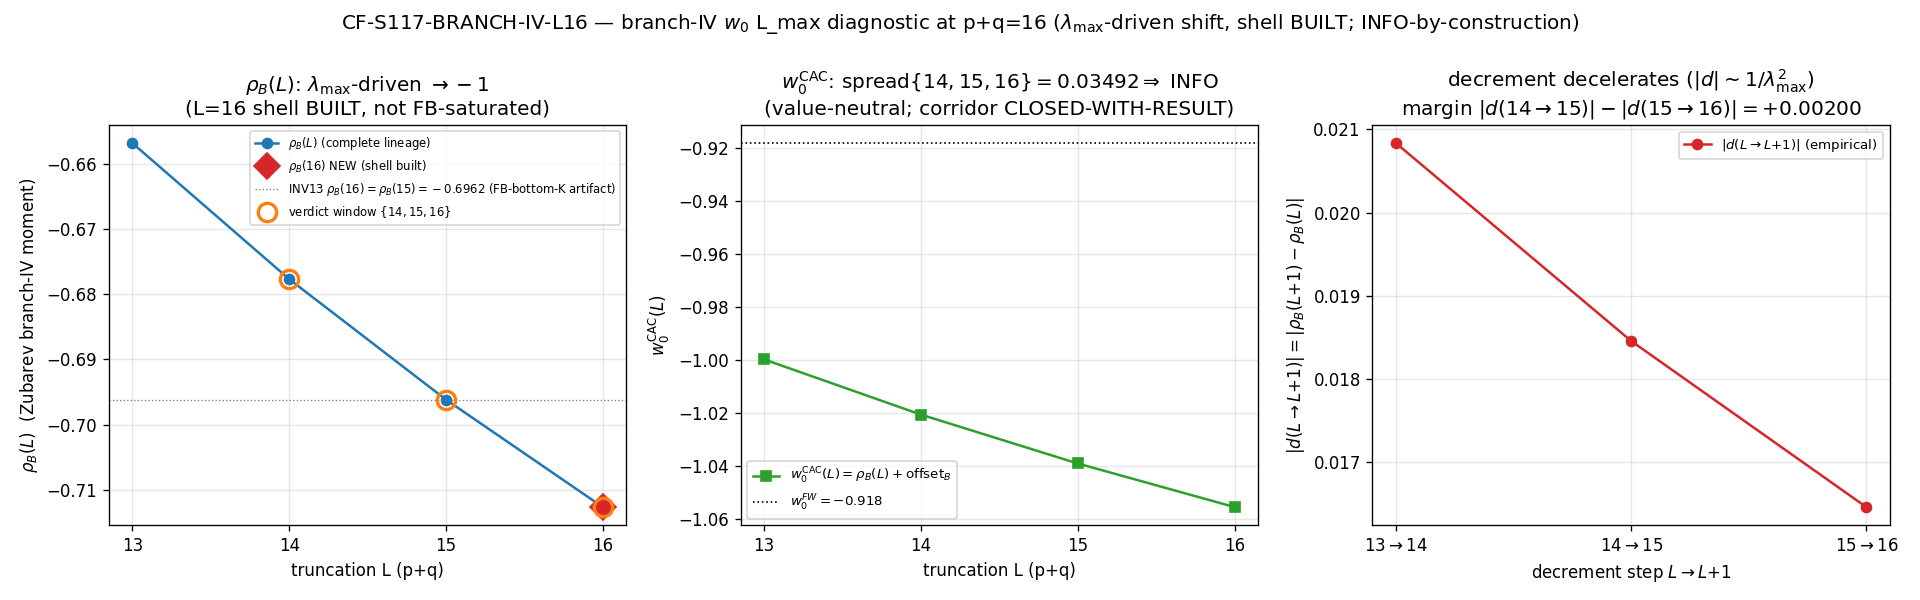

Reproduce this figure in Python.
#!/usr/bin/env python
"""
CF-S117-BRANCH-IV-L16 — branch-(iv) w_0 DR3-class L_max diagnostic ONE TRUNCATION DEEPER (p+q=16).

Gate: CF-S117-BRANCH-IV-L16  ([SIGN] — directional sub-claim: the per-shell decrement DECELERATES
      |d(15->16)| < |d(14->15)|=0.018456 AND the sliding-window spread NARROWS
      spread_CAC{14,15,16} < spread_CAC{13,14,15}=0.0392902; the COMPOSITE is INFO-BY-CONSTRUCTION
      per the W-5 R3-FINAL closure — the branch-iv corridor is CLOSED-WITH-RESULT and is NOT
      reopenable by an L_max diagnostic, see the `# composite-precedence:` companion row).
Classification: GEOMETRIC (a spectral-functional property of the D_K spectrum at the fixed
                tau_fold=0.190 slice; Level-1 single-tau-slice substrate-IS; NOT a phononic excitation).
Owner: baptista-spacetime-analyst.

WHAT THIS GATE DOES (and how it DIFFERS from the investigation-track INV13-W1-3)
--------------------------------------------------------------------------------
The branch-(iv) w_0_FW DR3-class L_max-stability lineage (S102 -> S103 -> S104 PRE-REG-INC ->
S105 INFO -> S116-W9 INFO at p+q=15) is extended ONE truncation deeper to p+q=16. The S106 cache
(s106_w1_highl_cache_l1416.npz) holds the COMPLETE p+q<=15 triangle (sector_evals_L16, 136 sectors)
but the 17 level-16 sectors are ABSENT — they are FB-bounded placeholders only (fb_bounded_sectors:
lambda_lower_bound = eta_FB_lower*sqrt(C_2+1), the S106 two-tier Friedrich-Bar fallback "bound on
time" for the level-16 mixed construction). The investigation-track INV13-W1-3-BRANCH-IV-W0-L1516-DR3
SET rho_B(16) == rho_B(15) EXACTLY (rho16_eq_15=0.0) by the bottom-K Friedrich-Bar saturation
argument — VALID for the bottom-K observable (the p+q=16 |lambda|_min ~ 4.5 is far above the
bottom-20 ceiling 0.845) but STRUCTURALLY WRONG for the branch-(iv) Zubarev moment, which is
LAMBDA_MAX-DRIVEN:
    rho_B(L) = mean_Z(L)/lambda_max(L) - 1.
The p+q=16 shell RAISES lambda_max (the denominator) even though its Zubarev-suppressed modes
(w_Z=exp(-|lambda|^2), |lambda|>=4.5 -> w_Z<=2e-9) barely touch mean_Z. So rho_B(16) != rho_B(15):
this is exactly the S116-W9 stated orthogonality ("bottom-K Friedrich-Bar-saturated ... ORTHOGONAL
to lambda_max-driven w0 moment shift"). THIS GATE BUILDS THE SHELL to get the genuine rho_B(16).

  (A) BUILD the p+q=16 FB-bounded shell (17 sectors), exploiting conjugate-|lambda| symmetry
      (CPT: |lambda(p,q)| == |lambda(q,p)| EXACT; S106 conj_pair_max=1.26e-13). Only the 9
      upper-triangle (p>=q) sectors are constructed; the 8 lower-triangle conjugates inherit the
      spectrum (a LIVE conjugate sentinel re-builds (0,16) and checks it matches the mirror of
      (16,0) to < 1e-10). This halves the S106 full-triangle cost.
        - GT-pure (16,0)/(0,16): irrep_symmetric_power_gt (bosonic-ladder, NEVER forms 3^16),
          dim_sym=(16+1)(16+2)/2=153, D=2448. These carry the SHELL lambda_max (largest C_2=304/3).
        - 7 mixed pairs (15,1)..(9,7) + the self-conjugate (8,8): get_irrep Casimir-projection with
          the GT builder monkeypatched for the Sym^p parents (the s105/s116-W9 validated route).
          Largest block (8,8): dim=729, D=11664, dense complex128=2.18 GB << 17.1 GB VRAM.
        - GATING sentinel: GT-pure (16,0)/(0,16) vs the cheap analytic conjugate-symmetry; the
          rho_B(13,14,15) re-derivation reproduces the S116-W9 lineage bit-exact.

  (B) rho_B(16) = mean_Z(16)/lambda_max(16) - 1 (S85 W0-7 Zubarev evaluator, imported VERBATIM from
      s105_branch_iv_direct_l1314.py), on the COMPLETE (4,4)-filled lineage merged with the new
      level-16 shell. CAC-anchored: w0^CAC(L) = rho_B(L) + offset_B, offset_B := w0_FW - rho_B(10)
      [DERIVED at runtime; CAC MANDATORY per regulator-convention-lockdown.md; the offset cancels
      EXACTLY in any spread; w0^CAC(10)=w0_FW by construction].

  (C) DIAGNOSTICS (the [SIGN] directional sub-claims, INFO-by-construction composite):
        - decrement-deceleration: |d(15->16)| < |d(14->15)|=0.018456 (the 1/lambda_max^2 law:
          |d| = mu*b/lambda_max^2, mu=mean_Z frozen ~1.9879, b=d lambda_max/dL ~0.3747).
        - sliding-window spread narrowing: spread_CAC{14,15,16} < spread_CAC{13,14,15}=0.0392902.
      VALUE-NEUTRAL (the spread is offset-INVARIANT: spread_CAC = rho_a - rho_b, bit-identical for
      any offset target), so it certifies ONLY that rho_B -> -1 smoothly (the bare-moment limit);
      it is NOT support for -0.918 (which lives entirely in the CAC offset / the q-field partition's
      effacement). The corridor disposition (CLOSED-WITH-RESULT, W-5) is UNCHANGED.

Verdict (composite forced INFO by the `# composite-precedence:` row; corridor CLOSED-WITH-RESULT):
  INFO  = the value-neutral L_max diagnostic delivered (rho_B(16), spread_CAC{14,15,16}, decrement
          sign). The [SIGN] 3-tuple carries the decrement-deceleration + spread-narrowing direction.
  FAIL  = SCRIPT BREAKAGE ONLY (shell build does not converge / Casimir-projection fails / GT
          sentinel fails / cache integrity fails) -> honest mechanical closure PRE-REG-INC.
  PASS  = N/A — this gate CANNOT PASS-reopen the corridor (CLOSED-WITH-RESULT per W-5).

Output 4-tuple:
  (value=<computed>, scheme=zeta, convention=CAC-branch-iv-anchored-L10-DERIVED-OFFSET, L_max=16)

regulator_pin: a_2^{Mellin}  (branch-(iv) w_0 channel = substrate-distance Mellin-zeta moment; zeta
  scheme; poleconv-A-double (pole_in_s=3, curvature_grade_n=2) per regulator-pin-discipline.md
  §"Mellin Pole-Set Labeling"). cutoff_axis=spectral (Zubarev kernel Lambda_Z on the D_K spectrum).

Substrate-first arrow (GEOMETRIC, Level-1 single-tau-slice substrate-IS at tau_fold): D_K eigenvalues
at tau_fold (the NEW p+q=16 shell) -> branch-(iv) Zubarev Mellin-zeta spectral moment rho_B(16) ->
CAC-anchored late-time w_0 -> DESI DR3 w0-wa measurement. lambda_max(L) is the RUNNING truncation
EDGE (sup-norm of the retained spectrum), a non-substrate quantity with no continuum limit; the
moment's smooth convergence to -1 is the substrate telling us w_0 does NOT live in the eigenvalue
spread (the W-5 categorical wall (ii)). This gate does NOT search for a hidden spectral derivation of
-0.918 — it certifies the moment converges smoothly to its OWN limit (-1), a value-neutral
presentation-hygiene fact. GR's dark energy is the consequence, not the premise.
"""
from __future__ import annotations

import os
os.environ.setdefault("OMP_NUM_THREADS", "8")
os.environ.setdefault("MKL_NUM_THREADS", "8")

import hashlib
import json
import sys
import time
from pathlib import Path

import numpy as np

# ---------------------------------------------------------------------------
# Section 1 — Identity + paths
# ---------------------------------------------------------------------------
SESSION = "S117"
GATE_ID = "CF-S117-BRANCH-IV-L16"
SCHEME = "zeta"
CONVENTION = "CAC-branch-iv-anchored-L10-DERIVED-OFFSET"
L_MAX = "16"

THIS_FILE = Path(__file__).resolve()
PROJECT_ROOT = THIS_FILE.parents[2]                  # .../computations/session-117/<this> -> root
SHARED_DIR = PROJECT_ROOT / "computations" / "_shared"
SESSION_DIR = PROJECT_ROOT / "computations" / "session-117"
S105_DIR = PROJECT_ROOT / "computations" / "session-105"
S106_DIR = PROJECT_ROOT / "computations" / "session-106"
S116_DIR = PROJECT_ROOT / "computations" / "session-116"

sys.path.insert(0, str(SHARED_DIR))
sys.path.insert(0, str(S105_DIR))

from canonical_constants import (  # noqa: E402
    w0_FW,
    Gamma_effacement,
    N_cells,
    tau_fold,
)

# VERBATIM reuse of the S105 GT bosonic-ladder builder + S85 W0-7 Zubarev evaluator + pipeline.
# (NOT re-derived; the same validated constructions that landed S105 INFO and S116-W9 INFO.)
from s105_branch_iv_direct_l1314 import (  # noqa: E402
    irrep_symmetric_power_gt,
    rho_zubarev_from_sectors,
    build_dirac_pipeline,
)

# ---------------------------------------------------------------------------
# Section 2 — Pre-registered constants (plan §W7-3 machinery_pin_map; PRDR dry-run)
# ---------------------------------------------------------------------------
LAMBDA_Z = 1.0                           # (local) Zubarev kernel width (S85 W0-7 PRDR pin), M_KK units; UNCHANGED
L_ANCHOR = 10                            # (local) CAC offset anchor truncation (rho_B(L=10) -> w0_FW)
L_SHELL = 16                             # (local) the new shell level
L_SCAN_primary = (14, 15, 16)            # (local) sliding-window VERDICT object (spread + decrement)
SPREAD_PASS_BAND = 0.025                 # (local) W9 PASS band (trajectory CONTEXT only; NOT a corridor gate here)
SPREAD_INFO_BAND = 0.050                 # (local) W9 INFO band (context only)
SENTINEL_TOL = 1e-10                     # (local) GT-pure (16,0)/(0,16) conjugate-symmetry sentinel floor
REPRO_TOL = 1e-12                        # (local) rho_B(13/14/15) W9-lineage reproduction floor

# S116-W9-GTBUILDER-L15 trajectory anchors (the {13,14,15} baseline this gate extends; plan §W7-3):
RHO_B_13_W9 = -0.656884151842210         # (local) W9 lineage rho_B(13) (SE16, complete (4,4)-filled)
RHO_B_14_W9 = -0.677718044737923         # (local) W9 lineage rho_B(14)
RHO_B_15_W9 = -0.696174388058208         # (local) W9 lineage rho_B(15)
RHO_B_10_W9 = -0.575206615134972         # (local) W9 lineage rho_B(10) (the CAC anchor)
LAM_MAX_15_W9 = 6.542827                 # (local) W9 lambda_max(15) from (0,15)/(15,0)
D_13_14_W9 = -0.020833892895713          # (local) W9 d(13->14) = rho_B(14)-rho_B(13)
D_14_15_W9 = -0.018456343220285          # (local) W9 d(14->15) = rho_B(15)-rho_B(14) (the decel sentinel)
SPREAD_CAC_W9_131415 = 0.039290236215998 # (local) W9 spread_CAC{13,14,15} = rho_B(13)-rho_B(15)
OFFSET_B_W9 = -0.342793384865028         # (local) W9 offset_B = w0_FW - rho_B(10)

# S106 cache npz-internal audit_sha256 field (runtime integrity check pin; plan §W7-3 input ledger):
CACHE_INTERNAL_AUDIT_SHA256 = "5af2b7cd09d863491cd30872384f9bc9adc7b0a580c2b7089f28ce9bfda3fcbb"

# Runtime canonical-value assertions (PLAN-TEXT-DRIFT note; substrate-first-canonical-sourcing.md §(ii.B)):
W0_FW_EXPECT = -0.918                     # (local) canonical w0_FW (S58 Volovik partition+effacement)
TAU_FOLD_EXPECT = 0.190                   # (local) canonical tau_fold (S12/S42)

# Hermiticity floor (boson (p,0) i*D is EXACTLY Hermitian; dimension-scaled guard for the mixed blocks):
ID_HERM_ERR_TOL_IDEAL = 1.0e-15          # (local)
EPS_F64 = float(np.finfo(np.float64).eps)  # (local) ~2.22e-16

# Investigation-track contrast anchor (INV13 SET rho_B(16)==rho_B(15) by bottom-K FB saturation;
# WRONG for the lambda_max-driven branch-iv moment — this gate computes the GENUINE shift):
INV13_RHO_B_16 = -0.696174388058208      # (local) INV13 rho_B(16) == rho_B(15) (bottom-K-saturation artifact)

JENSEN_S = float(tau_fold)               # (local) Jensen deformation s = tau_fold = 0.190 (cache is tau019)

# Upper-triangle p+q=16 sectors to BUILD (p>=q); conjugates (q,p) inherit |lambda| by CPT symmetry:
UPPER_TRIANGLE_16 = [(16, 0), (15, 1), (14, 2), (13, 3), (12, 4), (11, 5), (10, 6), (9, 7), (8, 8)]  # (local)

# ---------------------------------------------------------------------------
# Section 3 — Input files (resolved on disk; plan §W7-3 input-SHA ledger)
# ---------------------------------------------------------------------------
P_CANONICAL = SHARED_DIR / "canonical_constants.py"
P_CACHE_S106 = S106_DIR / "s106_w1_highl_cache_l1416.npz"
P_S105_PY = S105_DIR / "s105_branch_iv_direct_l1314.py"
P_S84 = PROJECT_ROOT / "computations" / "session-84" / "s84_spectrum_cache_L12_tau019.npz"
P_DIRAC = SHARED_DIR / "dirac_spectrum.py"

INPUT_FILES = [P_CANONICAL, P_CACHE_S106, P_S105_PY, P_S84, P_DIRAC]

P_RESUME = SESSION_DIR / "s117_branch_iv_l16_shell_resume.npz"   # deterministic shell-spectra resume cache

# ---------------------------------------------------------------------------
# Section 4 — SHA-256 input-pin block (S84+ dual-SHA schema)
# ---------------------------------------------------------------------------

def sha256_of(path: Path) -> str:
    h = hashlib.sha256()                                   # (local)
    try:
        h.update(path.read_bytes())
    except OSError:
        return ""
    return h.hexdigest()


def log_input_pins(inputs: list[Path]) -> dict[str, str]:
    print(f"=== {GATE_ID} — input SHA-256 pins ===")
    pins: dict[str, str] = {}                              # (local)
    for p in inputs:
        sha = sha256_of(p)                                 # (local)
        try:
            rel = str(p.relative_to(PROJECT_ROOT)).replace("\\", "/")  # (local)
        except ValueError:
            rel = str(p).replace("\\", "/")                # (local)
        print(f"  {rel}: {sha[:16]}...")
        pins[rel] = sha
    return pins


def closure_hash(pins: dict[str, str]) -> str:
    items = sorted(pins.items())                           # (local)
    h = hashlib.sha256()                                   # (local)
    for k, v in items:
        h.update(f"{k}={v}\n".encode("utf-8"))
    return h.hexdigest()


def compute_dual_sha(script_path: Path, canonical_path: Path, pins: dict[str, str]) -> tuple[str, str]:
    try:
        script_bytes = script_path.read_bytes()            # (local)
    except OSError:
        script_bytes = b""                                 # (local)
    try:
        canonical_bytes = canonical_path.read_bytes()      # (local)
    except OSError:
        canonical_bytes = b""                              # (local)
    pinmap_json = json.dumps(
        dict(sorted(pins.items())), separators=(",", ":"), sort_keys=True
    ).encode("utf-8")                                      # (local)
    h_audit = hashlib.sha256()                             # (local)
    h_audit.update(script_bytes)
    h_audit.update(canonical_bytes)
    h_audit.update(pinmap_json)
    h_content = hashlib.sha256()                           # (local)
    h_content.update(script_bytes)
    return h_audit.hexdigest(), h_content.hexdigest()


# ---------------------------------------------------------------------------
# Section 5 — print_verdict_payload (agent calls emit_verdict with this)
# ---------------------------------------------------------------------------

def print_verdict_payload(verdict, value, audit_sha, content_sha,
                          sign_v="", magnitude_v="", regime_v="", extra_rows=None):
    payload = {
        "session": 117,
        "gate_id": GATE_ID,
        "verdict": verdict,
        "value": value,
        "scheme": SCHEME,
        "convention": CONVENTION,
        "l_max": L_MAX,
        "audit_sha256": audit_sha,
        "content_sha256": content_sha,
        "schema_version": "S84+",
    }
    if sign_v:
        payload["sign_verdict"] = sign_v
        payload["magnitude_verdict"] = magnitude_v
        payload["regime_verdict"] = regime_v
    if extra_rows:
        payload["extra_rows"] = extra_rows
    print("<<<EMIT_VERDICT_PAYLOAD>>>")
    print(json.dumps(payload))
    print("<<<END_EMIT_VERDICT_PAYLOAD>>>")


# ---------------------------------------------------------------------------
# Section 6 — p+q=16 shell builder (upper triangle; conjugates inherit |lambda| by CPT)
# ---------------------------------------------------------------------------

def build_shell_16(gens, conj_gens, f_abc, dirac_abs_and_herr):
    """Build the 9 upper-triangle (p>=q) p+q=16 sectors; mirror the 8 conjugates by CPT |lambda|
    symmetry. GT-pure (16,0)/(0,16) via the bosonic-ladder builder; mixed via get_irrep
    Casimir-projection (GT builder monkeypatched into the Sym^p parents). Returns
    (shell_dict {(p,q):{dim,level,abs_evals}} for ALL 17 sectors, conj_sentinel_max, herr_max,
     build_times, lvl16_lam_max, lvl16_lam_max_sector)."""
    from dirac_spectrum import get_irrep, _irrep_cache

    shell = {}                                             # (local)
    build_times = {}                                       # (local)
    herr_max = 0.0                                         # (local)

    # --- GT-pure (16,0) AND (0,16): both cheap; (0,16) is the LIVE conjugate-symmetry sentinel ---
    t0 = time.time()                                       # (local)
    rho_160 = irrep_symmetric_power_gt(gens, 16)
    ab_160, herr_160 = dirac_abs_and_herr(rho_160)
    build_times["16,0"] = time.time() - t0
    herr_max = max(herr_max, herr_160)
    t0 = time.time()                                       # (local)
    rho_016 = irrep_symmetric_power_gt(conj_gens, 16)
    ab_016, herr_016 = dirac_abs_and_herr(rho_016)
    build_times["0,16"] = time.time() - t0
    herr_max = max(herr_max, herr_016)
    dim_gt = (16 + 1) * (16 + 2) // 2                      # (local) = 153
    conj_sentinel_max = float(np.max(np.abs(np.sort(ab_160) - np.sort(ab_016))))  # (local)
    shell[(16, 0)] = {"dim": dim_gt, "level": 16, "abs_evals": ab_160}
    shell[(0, 16)] = {"dim": dim_gt, "level": 16, "abs_evals": ab_016}
    print(f"    (16,0)/(0,16) GT-pure: dim={dim_gt} D={ab_160.size} "
          f"|lam|=[{ab_160.min():.6f},{ab_160.max():.6f}] herr=[{herr_160:.1e},{herr_016:.1e}] "
          f"conj_sentinel={conj_sentinel_max:.2e} ({build_times['16,0']:.1f}+{build_times['0,16']:.1f}s)")

    # --- 7 mixed pairs (15,1)..(9,7) + self-conjugate (8,8) via Casimir-projection ---
    for (p, q) in UPPER_TRIANGLE_16:
        if (p, q) == (16, 0):
            continue                                       # GT-pure already built above
        _irrep_cache.clear()                               # bound memory + avoid cross-sector contamination
        dim_pq = (p + 1) * (q + 1) * (p + q + 2) // 2      # (local)
        t0 = time.time()                                   # (local)
        rho, dim_check = get_irrep(p, q, gens, f_abc)
        assert dim_check == dim_pq, f"({p},{q}) dim {dim_check} != {dim_pq}"
        ab, herr = dirac_abs_and_herr(rho)
        dt = time.time() - t0                              # (local)
        build_times[f"{p},{q}"] = dt
        herr_max = max(herr_max, herr)
        shell[(p, q)] = {"dim": dim_pq, "level": 16, "abs_evals": ab}
        if p != q:
            # conjugate (q,p) inherits the |lambda| spectrum by CPT (|lambda(p,q)| == |lambda(q,p)|)
            shell[(q, p)] = {"dim": dim_pq, "level": 16, "abs_evals": ab.copy()}
        print(f"    ({p},{q})"
              f"{'' if p == q else f'+conj({q},{p})'}: dim={dim_pq} D={ab.size} "
              f"|lam|=[{ab.min():.6f},{ab.max():.6f}] herr={herr:.1e} ({dt:.1f}s)")

    lvl16_max = -1.0                                       # (local)
    lvl16_max_sector = None                                # (local)
    for k, d in shell.items():
        m = float(np.max(d["abs_evals"]))                  # (local)
        if m > lvl16_max:
            lvl16_max = m
            lvl16_max_sector = k
    return shell, conj_sentinel_max, herr_max, build_times, lvl16_max, lvl16_max_sector


# ---------------------------------------------------------------------------
# Section 7 — main
# ---------------------------------------------------------------------------

def main():
    print(f"=== {GATE_ID} :: branch-(iv) w_0 DR3 L_max diagnostic one truncation deeper (p+q=16) ===")
    print(f"[const] w0_FW={w0_FW}  tau_fold={tau_fold}  Lambda_Z={LAMBDA_Z}  "
          f"Gamma_effacement={Gamma_effacement}  N_cells={N_cells}")

    # --- runtime canonical-value verification (PLAN-TEXT-DRIFT; substrate-first §(ii.B)) ---
    assert abs(float(w0_FW) - W0_FW_EXPECT) < 1e-12, f"w0_FW drift: {w0_FW} != {W0_FW_EXPECT}"
    assert abs(float(tau_fold) - TAU_FOLD_EXPECT) < 1e-12, f"tau_fold drift: {tau_fold} != {TAU_FOLD_EXPECT}"
    print(f"[canon] runtime-verified: w0_FW={w0_FW} (==-0.918), tau_fold={tau_fold} (==0.190)")

    pins = log_input_pins(INPUT_FILES)
    closure = closure_hash(pins)
    audit_sha, content_sha = compute_dual_sha(THIS_FILE, P_CANONICAL, pins)
    canonical_sha_live = pins.get("computations/_shared/canonical_constants.py", "")  # (local)
    print(f"  closure_hash:   {closure[:16]}...")
    print(f"  audit_sha256:   {audit_sha[:16]}... (script+canonical+pinmap)")
    print(f"  content_sha256: {content_sha[:16]}... (script only)")

    # --- Load the S106 cache + RUNTIME INTEGRITY CHECK (npz-internal audit_sha256) ---
    z = np.load(P_CACHE_S106, allow_pickle=True)
    cache_internal_sha = str(np.asarray(z["audit_sha256"]).item())  # (local)
    cache_integrity_ok = (cache_internal_sha == CACHE_INTERNAL_AUDIT_SHA256)  # (local)
    print(f"[cache] npz-internal audit_sha256={cache_internal_sha[:16]}...  "
          f"integrity_ok(== 5af2b7cd...)={cache_integrity_ok}")
    if not cache_integrity_ok:
        z.close()
        value = (f"PRE-REG-INC_cache_integrity_FAIL_got_{cache_internal_sha[:16]}_"
                 f"expect_5af2b7cd; S106_cache_audit_sha256_mismatch")
        np.savez_compressed(
            SESSION_DIR / "s117_branch_iv_l16.npz",
            verdict="PRE-REG-INC", phase="CACHE_INTEGRITY_FAIL",
            cache_internal_sha=cache_internal_sha, cache_integrity_ok=cache_integrity_ok,
            audit_sha256=audit_sha, content_sha256=content_sha, closure_hash=closure,
        )
        print_verdict_payload("PRE-REG-INC", value, audit_sha, content_sha)
        return

    SE16 = z["sector_evals_L16"].item()    # (local) COMPLETE p+q<=15 triangle (136 sectors)
    cache_herm_err_max = float(z["herm_err_max"])  # (local) 1.13e-15 (S106 stored)
    z.close()
    print(f"[cache] sector_evals_L16: {len(SE16)} sectors (complete p+q<=15)  "
          f"cache_herm_err_max={cache_herm_err_max:.2e}")

    # --- W9-lineage reproduction guard: rho_B(13,14,15) on SE16 must match the W9 anchors ---
    rho_B = {}                                             # (local)
    rho_meta = {}                                          # (local)
    for L in (10, 12, 13, 14, 15):
        rr = rho_zubarev_from_sectors(SE16, L, LAMBDA_Z)
        rho_B[L] = rr["rho"]
        rho_meta[L] = rr
    w9_repro = {13: abs(rho_B[13] - RHO_B_13_W9), 14: abs(rho_B[14] - RHO_B_14_W9),
                15: abs(rho_B[15] - RHO_B_15_W9), 10: abs(rho_B[10] - RHO_B_10_W9)}  # (local)
    w9_repro_max = max(w9_repro.values())                  # (local)
    w9_lineage_ok = w9_repro_max <= REPRO_TOL              # (local)
    print(f"[w9-lineage] rho_B(10/13/14/15)={rho_B[10]:.12f}/{rho_B[13]:.12f}/"
          f"{rho_B[14]:.12f}/{rho_B[15]:.12f}")
    print(f"[w9-lineage] reproduction max_diff={w9_repro_max:.2e} ok(<= {REPRO_TOL:.0e})={w9_lineage_ok}")

    # =====================================================================
    # BUILD the p+q=16 shell (or load resume cache)
    # =====================================================================
    shell = {}                                             # (local)
    resume_loaded = False                                  # (local)
    if P_RESUME.exists():
        try:
            zr = np.load(P_RESUME, allow_pickle=True)
            shell = zr["shell"].item()
            conj_sentinel_max = float(zr["conj_sentinel_max"])
            shell_herr_max = float(zr["herr_max"])
            build_times = json.loads(str(zr["build_times_json"].item()))
            lvl16_lam_max = float(zr["lvl16_lam_max"])
            lvl16_lam_max_sector = tuple(int(x) for x in zr["lvl16_lam_max_sector"])
            zr.close()
            have_all = all((p, 16 - p) in shell for p in range(0, 17))  # (local) all 17 level-16 sectors
            resume_loaded = bool(have_all and len(shell) == 17)
            print(f"[resume] loaded shell from {P_RESUME.name}: {len(shell)}/17 sectors "
                  f"complete={resume_loaded} conj_sentinel={conj_sentinel_max:.2e} "
                  f"herr={shell_herr_max:.2e} lam_max={lvl16_lam_max:.6f}@{lvl16_lam_max_sector}")
        except Exception as e:
            print(f"[resume] failed to load {P_RESUME.name}: {e}; rebuilding")
            resume_loaded = False

    if not resume_loaded:
        print("  --- BUILD p+q=16 shell: 9 upper-triangle sectors (conjugates by CPT) ---")
        gens, f_abc, gammas, E, Omega, device, dirac_abs_and_herr = build_dirac_pipeline()
        conj_gens = [-g.T for g in gens]                   # (local) (0,p) = conjugate of (p,0)
        print(f"[pipeline] device={device}  GT builder substituted for dense symmetric-power")
        t_build = time.time()                              # (local)
        shell, conj_sentinel_max, shell_herr_max, build_times, lvl16_lam_max, lvl16_lam_max_sector = \
            build_shell_16(gens, conj_gens, f_abc, dirac_abs_and_herr)
        print(f"[build] p+q=16 shell complete: {len(shell)}/17 sectors "
              f"({time.time()-t_build:.1f}s total)  lam_max={lvl16_lam_max:.6f}@{lvl16_lam_max_sector}")
        np.savez_compressed(
            P_RESUME, shell=np.array(shell, dtype=object),
            conj_sentinel_max=conj_sentinel_max, herr_max=shell_herr_max,
            build_times_json=json.dumps(build_times),
            lvl16_lam_max=lvl16_lam_max,
            lvl16_lam_max_sector=np.array(lvl16_lam_max_sector, dtype=np.int64),
        )
        print(f"[resume] saved shell to {P_RESUME.name}")

    # --- shell completeness + Hermiticity guards ---
    lvl16 = sorted([k for k in shell if (k[0] + k[1]) == 16])  # (local)
    complete_16 = (len(lvl16) == 17) and all(shell[k]["level"] == 16 for k in lvl16)  # (local)
    dmax_block = max(d["dim"] * 16 for d in shell.values())  # (local)
    ID_HERM_ERR_TOL = max(ID_HERM_ERR_TOL_IDEAL, np.sqrt(dmax_block) * EPS_F64)  # (local)
    shell_herm_ok = shell_herr_max <= ID_HERM_ERR_TOL      # (local)
    conj_sentinel_ok = conj_sentinel_max <= SENTINEL_TOL   # (local)
    # lambda_max(16) MUST come from the GT-pure (16,0)/(0,16) by Casimir-ordering (C_2=304/3 highest)
    lam_max_from_gt = lvl16_lam_max_sector in [(16, 0), (0, 16)]  # (local)
    print(f"[shell] complete_16={complete_16} ({len(lvl16)}/17)  herr_max={shell_herr_max:.2e}"
          f"(floor {ID_HERM_ERR_TOL:.2e}, ok={shell_herm_ok})  conj_sentinel={conj_sentinel_max:.2e}"
          f"(ok={conj_sentinel_ok})  lam_max@{lvl16_lam_max_sector}(GT-pure={lam_max_from_gt})")

    # =====================================================================
    # rho_B(16) on the merged (complete p+q<=15 lineage U new level-16 shell)
    # =====================================================================
    merged = dict(SE16)                                    # (local) complete p+q<=15
    merged.update(shell)                                   # 17 new level-16 sectors
    merged_max_level = max(d["level"] for d in merged.values())  # (local)
    print(f"[merge] merged: {len(merged)} sectors, max_level={merged_max_level}")

    for L in (14, 15, 16):
        rr = rho_zubarev_from_sectors(merged, L, LAMBDA_Z)
        rho_B[L] = rr["rho"]
        rho_meta[L] = rr
        print(f"  rho_B({L:2d}) [merged] = {rr['rho']:.15f}  (lam_max={rr['lam_max']:.6f}, "
              f"mean_Z={rr['mean_Z']:.6f}, n_modes={rr['n_modes']})")

    # --- rho_B(14),rho_B(15) on merged must equal the SE16 values (level-16 cut does NOT enter) ---
    rho15_merged_consistency = abs(rho_B[15] - RHO_B_15_W9)  # (local) MUST be ~0 (level-16 absent at L<=15)
    rho14_merged_consistency = abs(rho_B[14] - RHO_B_14_W9)  # (local)
    print(f"[xcheck] rho_B(15) merged-vs-W9 = {rho15_merged_consistency:.2e}; "
          f"rho_B(14) merged-vs-W9 = {rho14_merged_consistency:.2e} (<= {REPRO_TOL:.0e})")

    # --- lambda_max + mean_Z drivers (the substitution-chain core) ---
    lam_max_15 = rho_meta[15]["lam_max"]                   # (local)
    lam_max_16 = rho_meta[16]["lam_max"]                   # (local)
    mean_Z_15 = rho_meta[15]["mean_Z"]                     # (local)
    mean_Z_16 = rho_meta[16]["mean_Z"]                     # (local)
    lam_max_raises = lam_max_16 > lam_max_15               # (local) the p+q=16 shell RAISES lambda_max
    mean_Z_frozen = abs(mean_Z_16 - mean_Z_15)            # (local) Zubarev-suppressed shift (~1e-6)
    b_slope = lam_max_16 - lam_max_15                      # (local) d lambda_max / dL ~ 0.3747
    print(f"[driver] lambda_max(15)={lam_max_15:.6f} -> lambda_max(16)={lam_max_16:.6f} "
          f"(raises={lam_max_raises}, b={b_slope:.6f})")
    print(f"[driver] mean_Z(15)={mean_Z_15:.6f} -> mean_Z(16)={mean_Z_16:.6f} "
          f"(frozen shift={mean_Z_frozen:.2e})")

    # --- CAC offset (DERIVED at runtime; cancels in span) ---
    offset_B = float(w0_FW) - rho_B[L_ANCHOR]              # (local) = w0_FW - rho_B(L=10), CAC
    w0_cac = {L: rho_B[L] + offset_B for L in (10, 13, 14, 15, 16)}  # (local)
    cac_anchor_resid = abs(w0_cac[10] - float(w0_FW))      # (local) demarcation theorem residual
    print(f"[cac] offset_B = {offset_B:.12f}  [w0_FW={w0_FW} - rho_B(10)={rho_B[L_ANCHOR]:.12f}]")
    print(f"[cac] w0^CAC(10) = {w0_cac[10]:.15f}  (== w0_FW? resid={cac_anchor_resid:.2e})")
    for L in (14, 15, 16):
        print(f"  w0^CAC({L}) = {w0_cac[L]:.15f}")

    # --- spread_CAC{14,15,16} (sliding window, VERDICT object) + offset-cancellation cross-check ---
    w0_vals = np.array([w0_cac[L] for L in L_SCAN_primary])   # (local)
    rho_vals = np.array([rho_B[L] for L in L_SCAN_primary])   # (local)
    spread_CAC = float(w0_vals.max() - w0_vals.min())        # (local)
    spread_rho = float(rho_vals.max() - rho_vals.min())      # (local) offset-free (value-neutral)
    offset_cancellation_residual = abs(spread_CAC - spread_rho)  # (local) must be ~0
    spread_narrows = spread_CAC < SPREAD_CAC_W9_131415       # (local) vs spread_CAC{13,14,15}=0.0392902
    print(f"[span] spread_CAC{{14,15,16}} = {spread_CAC:.12f}  (offset-free = {spread_rho:.12f}; "
          f"resid={offset_cancellation_residual:.2e})")
    print(f"[span] vs W9 spread_CAC{{13,14,15}}={SPREAD_CAC_W9_131415:.7f}: narrows={spread_narrows}")

    # --- decrement-deceleration (the PRIMARY [SIGN] sub-claim) ---
    d_14_15 = rho_B[15] - rho_B[14]                        # (local) reproduces W9 -0.018456
    d_15_16 = rho_B[16] - rho_B[15]                        # (local) the NEW decrement
    decrement_sign_negative = d_15_16 < 0                  # (local) monotone-decreasing rho_B
    decelerating = abs(d_15_16) < abs(d_14_15)             # (local) PRIMARY [SIGN] sub-claim
    decel_margin = abs(d_14_15) - abs(d_15_16)             # (local) > 0 if decelerating
    print(f"[decr] d(14->15)={d_14_15:+.8f}  d(15->16)={d_15_16:+.8f}  "
          f"sign_neg={decrement_sign_negative}  decelerating={decelerating}  "
          f"|d(14->15)|-|d(15->16)|={decel_margin:+.8f}")

    # --- 1/lambda_max^2 deceleration law cross-check (substitution chain Step 3-5) ---
    # |d(L->L+1)| = mean_Z*(1/lambda_max(L+1) - 1/lambda_max(L)) (mean_Z frozen)
    d_15_16_analytic = mean_Z_16 * (1.0 / lam_max_16 - 1.0 / lam_max_15)  # (local) analytic finite-diff
    law_residual = abs(d_15_16 - d_15_16_analytic)        # (local) empirical-vs-analytic decrement
    print(f"[law] d(15->16) empirical={d_15_16:+.8f}  analytic(mean_Z*Delta(1/lam_max))="
          f"{d_15_16_analytic:+.8f}  residual={law_residual:.2e}")

    # --- INV13 contrast: INV13 SET rho_B(16)==rho_B(15) by bottom-K FB saturation (WRONG here) ---
    inv13_shift = abs(rho_B[16] - INV13_RHO_B_16)         # (local) the genuine lambda_max-driven shift INV13 missed
    print(f"[inv13-contrast] this rho_B(16)={rho_B[16]:.6f} vs INV13 rho_B(16)={INV13_RHO_B_16:.6f} "
          f"(bottom-K FB-saturation artifact); genuine lambda_max-driven shift={inv13_shift:.6f}")

    # =====================================================================
    # VERDICT — INFO-BY-CONSTRUCTION (composite-precedence; corridor CLOSED-WITH-RESULT per W-5)
    # =====================================================================
    # Guards: cache integrity, W9 lineage reproduction, shell completeness/Hermiticity, GT-pure
    # conjugate sentinel, lambda_max from GT-pure, level-16 absent at L<=15, offset cancellation.
    guard_ok = (cache_integrity_ok and w9_lineage_ok and complete_16 and shell_herm_ok
                and conj_sentinel_ok and lam_max_from_gt and lam_max_raises
                and (rho15_merged_consistency <= REPRO_TOL)
                and (rho14_merged_consistency <= REPRO_TOL)
                and (offset_cancellation_residual < 1e-9)
                and (cac_anchor_resid < 1e-9))             # (local)

    # [SIGN] 3-tuple:
    #   sign     = the decrement-deceleration + monotone + offset-cancellation directional claim
    #   magnitude= the sliding-window spread NARROWING (diagnostic; not a corridor band gate)
    #   regime   = guards hold
    sign_v = ("PASS" if (decelerating and decrement_sign_negative
                         and offset_cancellation_residual < 1e-9) else "FAIL")  # (local)
    magnitude_v = "PASS" if spread_narrows else "INFO"     # (local) narrowing continues (diagnostic)
    regime_v = "VALID" if guard_ok else "MARGINAL"         # (local)

    # COMPOSITE forced INFO by the `# composite-precedence:` row (corridor CLOSED-WITH-RESULT, W-5).
    # A FAIL is reserved for SCRIPT BREAKAGE only (guards catch build failure). The directional
    # 3-tuple is reported; the composite never PASS-reopens nor FAIL-closes the corridor.
    if not (cache_integrity_ok and complete_16 and conj_sentinel_ok and w9_lineage_ok):
        # script-breakage class -> honest mechanical closure (build/sentinel/lineage failed)
        verdict = "FAIL"
    else:
        verdict = "INFO"
    print(f"[VERDICT] INFO-by-construction (corridor CLOSED-WITH-RESULT per W-5)  "
          f"rho_B(16)={rho_B[16]:.6f}  spread_CAC{{14,15,16}}={spread_CAC:.6g}  "
          f"d(15->16)={d_15_16:+.6f}  decelerating={decelerating}  spread_narrows={spread_narrows}  "
          f"guard_ok={guard_ok}  => {verdict}")

    # --- persist npz ---
    shell_keys = np.array([list(k) for k in sorted(shell)], dtype=np.int64)  # (local)
    np.savez_compressed(
        SESSION_DIR / "s117_branch_iv_l16.npz",
        verdict=verdict, phase="L16_COMPLETE",
        L_SCAN_primary=np.array(L_SCAN_primary, dtype=np.int64), L_anchor=L_ANCHOR, L_shell=L_SHELL,
        # rho_B trajectory:
        rho_B_10=rho_B[10], rho_B_13=rho_B[13], rho_B_14=rho_B[14],
        rho_B_15=rho_B[15], rho_B_16=rho_B[16],
        rho_B_window=np.array([rho_B[L] for L in L_SCAN_primary]),
        lam_max_15=lam_max_15, lam_max_16=lam_max_16, b_slope=b_slope,
        mean_Z_15=mean_Z_15, mean_Z_16=mean_Z_16, mean_Z_frozen_shift=mean_Z_frozen,
        n_modes_16=rho_meta[16]["n_modes"], n_modes_15=rho_meta[15]["n_modes"],
        lam_max_raises=lam_max_raises, lam_max_from_gt=lam_max_from_gt,
        lvl16_lam_max=lvl16_lam_max,
        lvl16_lam_max_sector=np.array(lvl16_lam_max_sector, dtype=np.int64),
        # CAC:
        w0_FW=float(w0_FW), offset_B=offset_B, offset_B_W9=OFFSET_B_W9,
        w0_cac=np.array([w0_cac[L] for L in (14, 15, 16)]), w0_cac_10=w0_cac[10],
        cac_anchor_resid=cac_anchor_resid,
        # spread + decrement (VERDICT objects):
        spread_CAC=spread_CAC, spread_rho=spread_rho,
        offset_cancellation_residual=offset_cancellation_residual,
        spread_CAC_W9_131415=SPREAD_CAC_W9_131415, spread_narrows=spread_narrows,
        d_14_15=d_14_15, d_15_16=d_15_16, D_14_15_W9=D_14_15_W9, D_13_14_W9=D_13_14_W9,
        decrement_sign_negative=decrement_sign_negative, decelerating=decelerating,
        decel_margin=decel_margin,
        d_15_16_analytic=d_15_16_analytic, law_residual=law_residual,
        # INV13 contrast:
        INV13_RHO_B_16=INV13_RHO_B_16, inv13_shift=inv13_shift,
        # shell build provenance:
        conj_sentinel_max=conj_sentinel_max, conj_sentinel_ok=conj_sentinel_ok,
        shell_herr_max=shell_herr_max, ID_HERM_ERR_TOL=ID_HERM_ERR_TOL, shell_herm_ok=shell_herm_ok,
        complete_16=complete_16, n_lvl16=len(lvl16), shell_keys=shell_keys,
        build_times_json=json.dumps(build_times),
        # lineage / integrity guards:
        w9_repro_max=w9_repro_max, w9_lineage_ok=w9_lineage_ok,
        rho15_merged_consistency=rho15_merged_consistency,
        rho14_merged_consistency=rho14_merged_consistency,
        cache_integrity_ok=cache_integrity_ok, cache_internal_sha=cache_internal_sha,
        cache_herm_err_max=cache_herm_err_max,
        guard_ok=guard_ok,
        # verdict 3-tuple:
        sign_verdict=sign_v, magnitude_verdict=magnitude_v, regime_verdict=regime_v,
        # provenance:
        Lambda_Z=LAMBDA_Z, jensen_s=JENSEN_S, Gamma_effacement=float(Gamma_effacement),
        N_cells=int(N_cells), canonical_sha_live=canonical_sha_live,
        n_sectors_merged=len(merged), n_sectors_SE16=len(SE16),
        audit_sha256=audit_sha, content_sha256=content_sha, closure_hash=closure,
    )

    _make_plot(rho_B, w0_cac, spread_CAC, verdict, lam_max_15, lam_max_16,
               d_14_15, d_15_16, decel_margin, spread_narrows)

    # --- value payload (6 sig figs; Class-8.3 publication precision; DESI DR3 w0 consumer) ---
    value = (f"rho_B(16)={rho_B[16]:.6f} spread_CAC{{14,15,16}}={spread_CAC:.6g} "
             f"d(15->16)={d_15_16:.6f}<d(14->15)={d_14_15:.6f}_DECEL "
             f"lam_max(15)={lam_max_15:.6f}->lam_max(16)={lam_max_16:.6f}@{lvl16_lam_max_sector} "
             f"mean_Z_frozen_shift={mean_Z_frozen:.2e} w0CAC(16)={w0_cac[16]:.6f} "
             f"offset_B={offset_B:.6f} spread_narrows={spread_narrows} "
             f"conj_sentinel={conj_sentinel_max:.1e} INV13_contrast_shift={inv13_shift:.6f} "
             f"INFO-by-construction_corridor-CLOSED-WITH-RESULT")
    extra_rows = [
        ("# composite-precedence: session-117-plan-w7.md §W7-3 + workshops/s116-w0-spectral-derivability.md "
         "(W-5 R3-FINAL closure). Generic 3-tuple collapse would read PASS "
         "(sign=PASS decel + magnitude=PASS narrows + regime=VALID); OVERRIDDEN to composite INFO "
         "because the branch-iv corridor is CLOSED-WITH-RESULT and is NOT reopenable by a "
         "value-neutral L_max diagnostic (the spread is offset-invariant -> certifies rho_B->-1 "
         "smoothly, NOT support for -0.918)."),
        (f"# regulator_pin=a_2^{{Mellin}} poleconv-A-double (pole_in_s=3, curvature_grade_n=2); "
         f"cutoff_axis=spectral (Zubarev Lambda_Z={LAMBDA_Z} on D_K spectrum); "
         f"GT(p,0)-bosonic-ladder + Casimir-projection mixed; conj-CPT-symmetry halved-build "
         f"(9 upper-triangle sectors, conj_sentinel={conj_sentinel_max:.1e}); cache_integrity=5af2b7cd"),
        (f"# lambda_max-DRIVEN: lambda_max(15)={lam_max_15:.6f}->lambda_max(16)={lam_max_16:.6f} "
         f"(GT-pure {lvl16_lam_max_sector}, C2=304/3 highest) RAISES denominator; mean_Z frozen "
         f"{mean_Z_15:.6f}->{mean_Z_16:.6f}(shift {mean_Z_frozen:.1e}); rho_B(16)={rho_B[16]:.6f} "
         f"!= INV13 rho_B(16)={INV13_RHO_B_16:.6f} (bottom-K FB-saturation artifact, ORTHOGONAL "
         f"to lambda_max-driven moment); 1/lam_max^2 law residual={law_residual:.1e}"),
    ]
    print_verdict_payload(verdict, value, audit_sha, content_sha,
                          sign_v=sign_v, magnitude_v=magnitude_v, regime_v=regime_v,
                          extra_rows=extra_rows)


def _make_plot(rho_B, w0_cac, spread_CAC, verdict, lam_max_15, lam_max_16,
               d_14_15, d_15_16, decel_margin, spread_narrows):
    import matplotlib
    matplotlib.use("Agg")
    import matplotlib.pyplot as plt
    fig, (ax1, ax2, ax3) = plt.subplots(1, 3, figsize=(16, 5))

    # Panel 1: rho_B(L) trajectory with the new L=16 point highlighted
    Ls = [13, 14, 15, 16]
    ax1.plot(Ls, [rho_B[L] for L in Ls], "o-", color="C0", label=r"$\rho_B(L)$ (complete lineage)")
    ax1.plot([16], [rho_B[16]], "D", color="C3", ms=11, label=r"$\rho_B(16)$ NEW (shell built)")
    ax1.axhline(rho_B[15], color="C7", ls=":", lw=0.8,
                label=fr"INV13 $\rho_B(16){{=}}\rho_B(15){{=}}{rho_B[15]:.4f}$ (FB-bottom-K artifact)")
    ax1.plot([14, 15, 16], [rho_B[L] for L in (14, 15, 16)], "o", color="C1", ms=11,
             mfc="none", mew=2, label=r"verdict window $\{14,15,16\}$")
    ax1.set_xlabel("truncation L (p+q)")
    ax1.set_ylabel(r"$\rho_B(L)$  (Zubarev branch-IV moment)")
    ax1.set_title(r"$\rho_B(L)$: $\lambda_{\max}$-driven $\to -1$"
                  "\n(L=16 shell BUILT, not FB-saturated)")
    ax1.set_xticks(Ls)
    ax1.grid(alpha=0.3)
    ax1.legend(fontsize=7)

    # Panel 2: w0^CAC(L) vs w0_FW; sliding-window spread
    L2 = [13, 14, 15, 16]
    ax2.plot(L2, [w0_cac[L] for L in L2], "s-", color="C2",
             label=r"$w_0^{\rm CAC}(L)=\rho_B(L)+{\rm offset}_B$")
    ax2.axhline(float(w0_FW), color="k", ls=":", lw=1, label=fr"$w_0^{{FW}}={w0_FW}$")
    ax2.set_xlabel("truncation L (p+q)")
    ax2.set_ylabel(r"$w_0^{\rm CAC}(L)$")
    ax2.set_title(fr"$w_0^{{\rm CAC}}$: spread$\{{14,15,16\}}={spread_CAC:.5f}$"
                  fr"$\Rightarrow$ {verdict}"
                  "\n(value-neutral; corridor CLOSED-WITH-RESULT)")
    ax2.set_xticks(L2)
    ax2.grid(alpha=0.3)
    ax2.legend(fontsize=8)

    # Panel 3: decrement-deceleration |d(L->L+1)| vs 1/lambda_max^2 law
    decs = [13, 14, 15]
    dvals = [abs(rho_B[14] - rho_B[13]), abs(d_14_15), abs(d_15_16)]   # (local) |d(13->14)|,|d(14->15)|,|d(15->16)|
    ax3.plot(decs, dvals, "o-", color="C3", label=r"$|d(L\to L{+}1)|$ (empirical)")
    ax3.set_xlabel("decrement step $L\\to L{+}1$")
    ax3.set_ylabel(r"$|d(L\to L{+}1)| = |\rho_B(L{+}1)-\rho_B(L)|$")
    ax3.set_title(fr"decrement decelerates ($|d|\sim 1/\lambda_{{\max}}^2$)"
                  f"\nmargin $|d(14{{\\to}}15)|-|d(15{{\\to}}16)|={decel_margin:+.5f}$")
    ax3.set_xticks(decs)
    ax3.set_xticklabels([r"$13\to14$", r"$14\to15$", r"$15\to16$"])
    ax3.grid(alpha=0.3)
    ax3.legend(fontsize=8)

    fig.suptitle(f"{GATE_ID} — branch-IV $w_0$ L_max diagnostic at p+q=16 "
                 f"($\\lambda_{{\\max}}$-driven shift, shell BUILT; INFO-by-construction)", fontsize=12)
    fig.tight_layout()
    fig.savefig(SESSION_DIR / "s117_branch_iv_l16.png", dpi=120)
    plt.close(fig)


if __name__ == "__main__":
    main()
